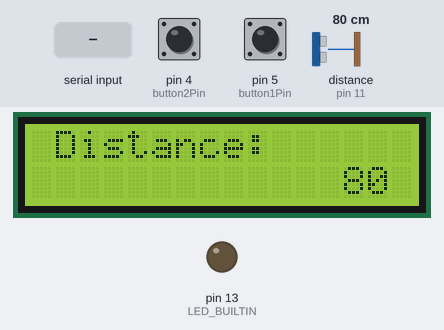
This sketch was run on a simulated Arduino Uno, built with avr-gcc and run on an emulated ATmega328P. On the bench: 16×2 character LCD, output pins drawn as LEDs (lit = HIGH). Inputs (shaded band) come from the test bench; at power-on: distance to the obstacle (sensor on pin 11) 80 cm, pin 4 (button2Pin) LOW, pin 5 (button1Pin) LOW. The echo pulse lasts 58.3 µs per cm; what the sketch prints to the serial monitor is not drawn.

Above: at 1.2 s.
1.3 s: "x" received over Serial
At 2.3 s:
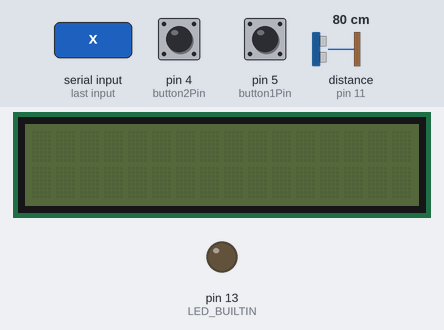
2.8 s: "Button 1: \n" received over Serial
At 5.5 s:
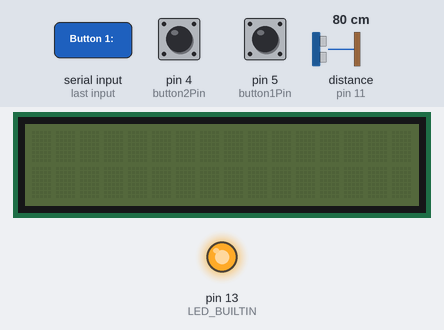
5.8 s: distance to the obstacle (sensor on pin 11) set to 2 cm
At 7.0 s:
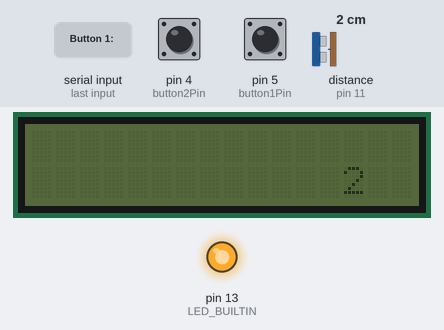
7.4 s: distance to the obstacle (sensor on pin 11) set to 4 cm
At 8.6 s:
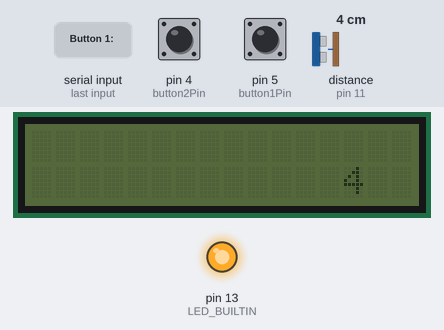
8.9 s: "0" received over Serial
At 9.9 s:
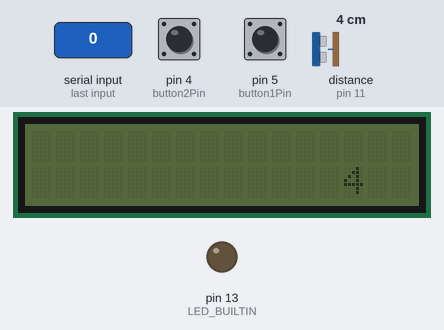
10.4 s: distance to the obstacle (sensor on pin 11) set to 9 cm
At 11.5 s:
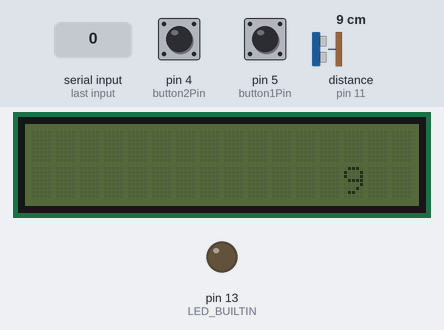
Timing chart, 0 to 12.9 s (numbered marks = the images above; inputs shaded):
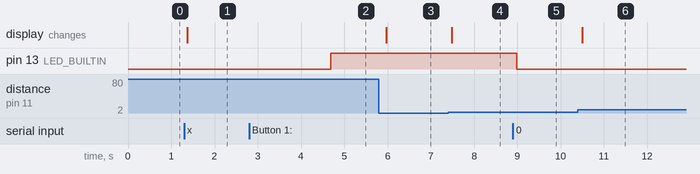

The sketch:

LCDsonar.ino
```cpp
#include <LiquidCrystal_I2C.h>
#include <Ultrasonic.h>

const int button1Pin = 5;
const int button2Pin = 4;

//Trig (emitter) and Echo (receiver)
Ultrasonic ultrasonic(12, 11);
LiquidCrystal_I2C lcd(0x27, 16, 2);

int distance = 0;
int prevDistance = 0;

void setup() {
  pinMode(LED_BUILTIN, OUTPUT);
  pinMode(button1Pin, INPUT);
  pinMode(button2Pin, INPUT);

  lcd.init();       // initialize the LCD
  lcd.clear();      // clear the LCD display
  lcd.backlight();  // Make sure backlight is on
  lcd.setCursor(1, 0);
  lcd.print("Distance: ");

  Serial.begin(9600);
  Serial.println("1- on\n2- off");
}

void loop() {
  int button1Status = digitalRead(button1Pin);
  int button2Status = digitalRead(button2Pin);

  if (Serial.available()) {
    char ch = Serial.read();
    if (ch == '1') {
      digitalWrite(LED_BUILTIN, HIGH);
      Serial.println("Led on");
    } else if (ch == '0') {
      digitalWrite(LED_BUILTIN, LOW);
      Serial.println("Led off");
    } else if (ch == 'x') {
      Serial.println("Turning off...");
      digitalWrite(LED_BUILTIN, LOW);
      lcd.noBacklight();
      lcd.clear();
    }
  }

  distance = ultrasonic.read();
  Serial.println(distance);

  //Change lcd display only if distance changes
  if (distance != prevDistance) {
    prevDistance = distance;
    lcd.setCursor(13, 1);
    lcd.print("   ");
    lcd.setCursor(13, 1);
    lcd.print(distance);
    Serial.println("updating distance");
  }

  //Serial.print("Button 1: ");
  //Serial.print(button1Status);
  //Serial.print(" Button 2: ");
  //Serial.print(button2Status);
  //Serial.print(" Potentiometer: ");
  //Serial.println(potValue);

  delay(250);
}
```

Measured:
- after the input at 1.3 s, the display: changes after 0.07 s (image 1)
- after the input at 2.8 s, pin 13 (LED_BUILTIN): LOW → HIGH after 1.9 s
- after the input at 5.8 s, the display: changes after 0.17 s (image 3)
- after the input at 7.4 s, the display: changes after 0.08 s (image 4)
- after the input at 8.9 s, pin 13 (LED_BUILTIN): HIGH → LOW after 0.09 s
- after the input at 10.4 s, the display: changes after 0.10 s (image 6)
